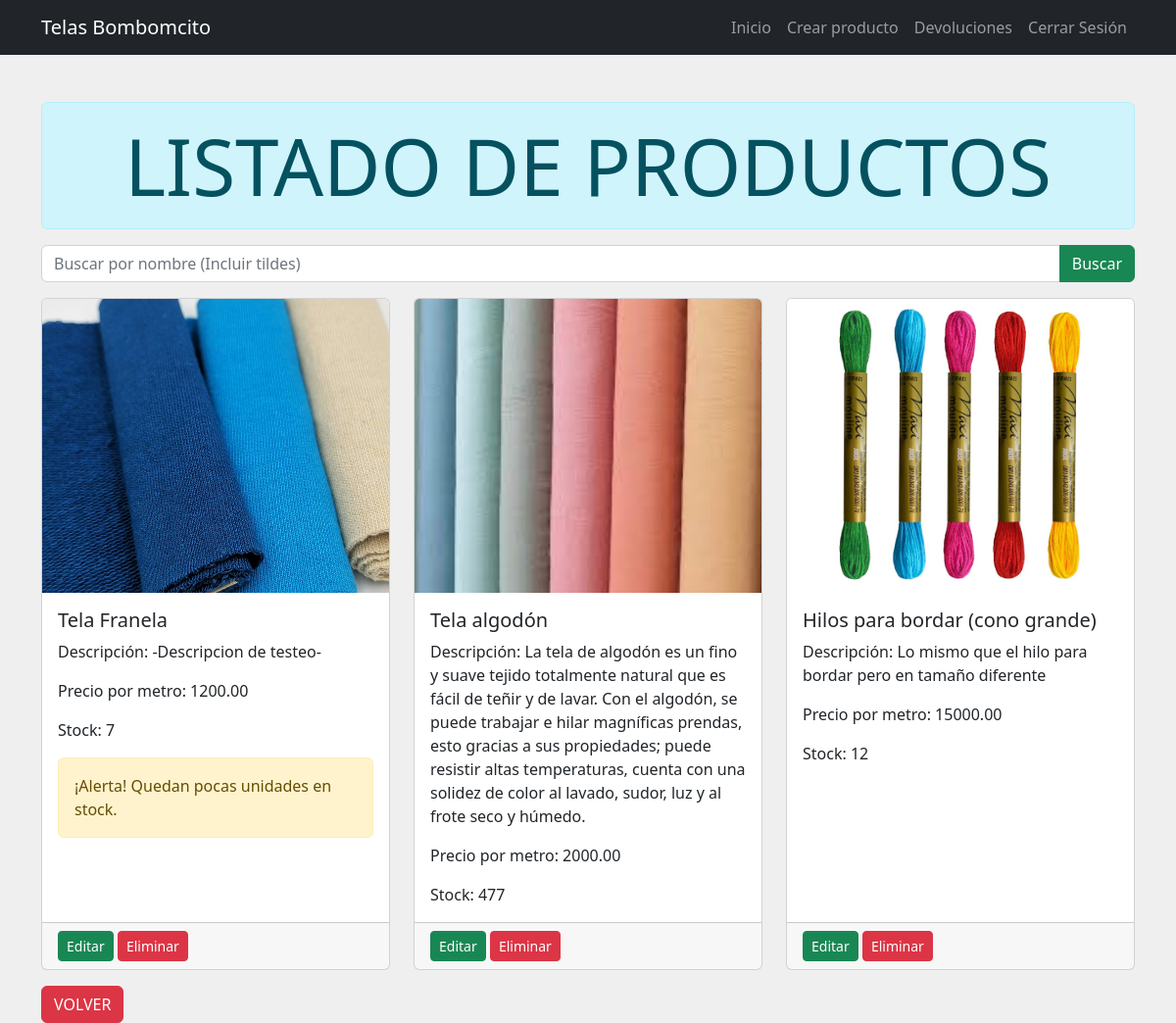
The page /lista_productos/ (signed in) on the database its author committed.
### productos/models.py (models this page shows, shortened)
class Producto(models.Model):
    nombre = models.CharField(max_length=100)
    descripcion = models.TextField()
    stock = models.IntegerField(default=0)
    imagen = models.ImageField(upload_to='productos/', null=True, blank=True)
    precio = models.DecimalField(max_digits=10, decimal_places=2)
    def descontar_stock(self):
        return self.stock <= 10

### productos/views.py (the view)
# urls.py: path('lista_productos/', views.lista_productos, name='lista_productos'),
@login_required
def lista_productos(request):
    query = request.GET.get('q', '')
    productos = Producto.objects.filter(Q(nombre__icontains=query))
    for producto in productos:
        if producto.descontar_stock():
            print(f'Alerta: Stock bajo para {producto.nombre}')
    return render(request, 'lista_productos.html', {'productos': productos, 'query': query})

### productos/templates/lista_productos.html (shortened to what this page needs)
{% extends 'base.html' %}
{% load static %}
{% block content %}
<div class="container mt-5">
    <div class="alert alert-info display-1 text-center">LISTADO DE PRODUCTOS</div>
    <form method="get" class="mb-3">
        <div class="input-group">
            <input type="text" class="form-control" name="q" placeholder="Buscar por nombre (Incluir tildes)" value="{{ query }}">
            <button type="submit" class="btn btn-success">Buscar</button>
        </div>
    </form>
    {% if productos %}
    <div class="row">
        {% for producto in productos %}
        <div class="col-md-4 mb-3">
            <div class="card">
                <img src="{{ producto.imagen.url }}" class="card-img-top" alt="Imagen del producto">
                <div class="card-body">
                    <h5 class="card-title">{{ producto.nombre }}</h5>
                    <p class="card-text">Descripción: {{ producto.descripcion }}</p>
                    <p class="card-text">Precio por metro: {{ producto.precio }}</p>
                    <p class="card-text">Stock: {{ producto.stock }}</p>
                    {% if producto.descontar_stock %}
                    <div class="alert alert-warning" role="alert">
                        ¡Alerta! Quedan pocas unidades en stock.
                    </div>
                    {% endif %}
                </div>
                <div class="card-footer">
                    <a href="{% url 'editar_producto' pk=producto.id %}" class="btn btn-success btn-sm"> Editar</a>
                    <a href="{% url 'eliminar_producto' pk=producto.id %}" class="btn btn-danger btn-sm"> Eliminar</a>
                </div>
            </div>
        </div>
        {% endfor %}
    </div>
    {% endif %}
    <a href="../" class="btn btn-danger float-lg-start">VOLVER</a>
</div>
{% endblock %}

### productos/templates/base.html (shortened to what this page needs)
{% load static %}
<!DOCTYPE html>
<html lang="es">
<head>
    <link rel="stylesheet" type="text/css" href="{% static 'css/css/bootstrap.min.css' %}">
    <link rel="stylesheet" href="https://cdn.jsdelivr.net/npm/bootstrap@5.2.0/dist/css/bootstrap.min.css">
</head>
<body style="background-color: #efefef; padding: auto; margin-top: auto;">
    {% include '_navbar.html' %}
    {% block content %}
    {% endblock %}
</body>
</html>

### productos/templates/_navbar.html (shortened to what this page needs)
<nav class="navbar navbar-expand-lg navbar-dark bg-dark">
  <div class="container">
      <a class="navbar-brand" href="/" style="text-decoration: none; color: white;">Telas Bombomcito</a>
      <div class="collapse navbar-collapse" id="navbarNav">
          <ul class="navbar-nav ms-auto">
              <li class="nav-item">
                  <a href="{% url 'home' %}" class="nav-link">Inicio</a>
              </li>
              {% if user.is_authenticated %}
                  <li class="nav-item">
                      <a href="{% url 'create_producto' %}" class="nav-link">Crear producto</a>
                  </li>
                  <li class="nav-item">
                      <a href="{% url 'devoluciones' %}" class="nav-link">Devoluciones</a>
                  </li>
                  <li class="nav-item">
                      <a class="nav-link" href="{% url 'logout' %}">Cerrar Sesión</a>
                  </li>
              {% endif %}
          </ul>
      </div>
  </div>
</nav>

### productos/templates/lista_productos.html (style rules this page uses)
.card { height: 100%; display: flex; flex-direction: column; }
.card-img-top { object-fit: cover; height: 300px; }
.card-body { flex: 1; overflow-y: auto; }

### rows shown on the page
Producto: imagen (picture), nombre "Tela Franela", descripcion "-Descripcion de testeo-", precio "1200.00", stock "7", shows "¡Alerta! Quedan pocas unidades en stock."
Producto: imagen (picture), nombre "Tela algodón", descripcion "La tela de algodón es un fino y suave tejido totalmente natural que es fácil de teñir y de lavar. Con el algodón, se puede trabajar e hilar magníficas prendas, esto gracias a sus propiedades; puede resistir altas temperaturas, cuenta con una solidez de color al lavado, sudor, luz y al frote seco y húmedo.", precio "2000.00", stock "477"
Producto: imagen (picture), nombre "Hilos para bordar (cono grande)", descripcion "Lo mismo que el hilo para bordar pero en tamaño diferente", precio "15000.00", stock "12"
